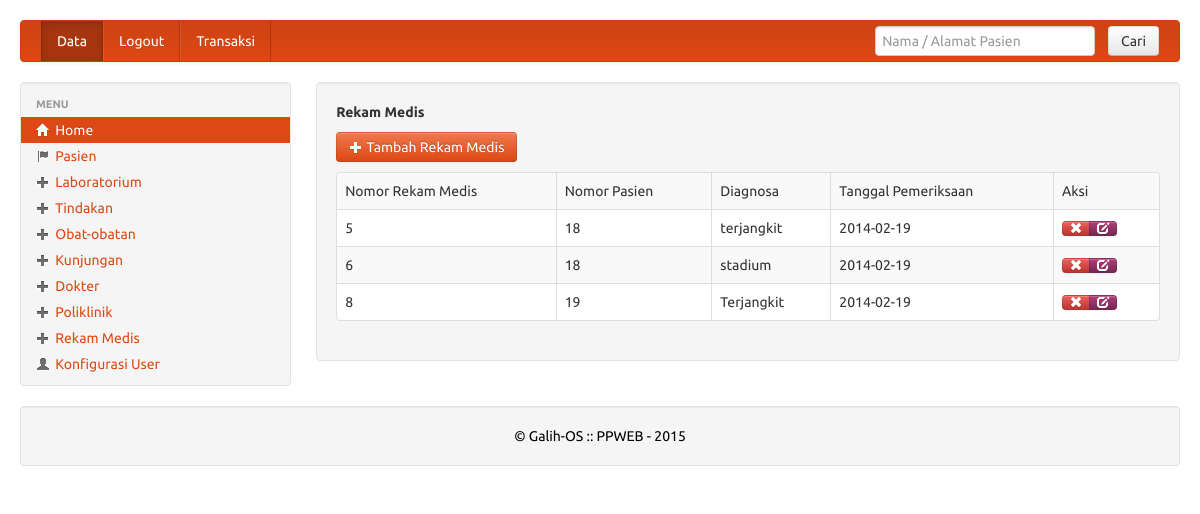
The app's page /pengurus/datarekammedis.php (signed in) with its own data.
### tables this page shows
CREATE TABLE IF NOT EXISTS `rekam_medis` (
  `no_rm` int(11) NOT NULL AUTO_INCREMENT,
  `kd_tindakan` int(11) NOT NULL,
  `kd_obat` int(11) NOT NULL,
  `kd_user` int(11) NOT NULL,
  `no_pasien` int(11) NOT NULL,
  `diagnosa` varchar(300) NOT NULL,
  `resep` varchar(300) NOT NULL,
  `keluhan` varchar(300) NOT NULL,
  `tgl_pemeriksaan` date NOT NULL,
  `ket` text NOT NULL,
  PRIMARY KEY (`no_rm`)
);

### pengurus/datarekammedis.php (the view, shortened to what this page needs)
<?php require_once('../Connections/koneksi.php'); ?>
<?php
$maxRows_datarekammedis = 10;
$pageNum_datarekammedis = 0;
$startRow_datarekammedis = $pageNum_datarekammedis * $maxRows_datarekammedis;
$query_datarekammedis = "SELECT no_rm, no_pasien, diagnosa, tgl_pemeriksaan FROM rekam_medis";
$query_limit_datarekammedis = sprintf("%s LIMIT %d, %d", $query_datarekammedis, $startRow_datarekammedis, $maxRows_datarekammedis);
$datarekammedis = mysql_query($query_limit_datarekammedis, $koneksi) or die(mysql_error());
$row_datarekammedis = mysql_fetch_assoc($datarekammedis);
?>
<!DOCTYPE html PUBLIC "-//W3C//DTD XHTML 1.0 Transitional//EN" "http://www.w3.org/TR/xhtml1/DTD/xhtml1-transitional.dtd">
<html xmlns="http://www.w3.org/1999/xhtml">
<head>
<link rel='stylesheet' type='text/css' href='../library/bootstrap/bootstrap.css'/>
<link rel='stylesheet' type='text/css' href='../library/bootstrap/style.css'/>
</head>
<body>
<div class='container-fluid' style='margin-top:20px;'>
<?php include("navbar.php"); ?>
	<div class='row-fluid'>
	<?php include("sidebar.php"); ?>
    <div class="span9">
    <div class='well' fixed center;'>
		<b>Rekam Medis</b>
		<p style='margin-top:10px'>
		<a href='rekammedisbaru.php' class='btn btn-primary'><i class='icon icon-white icon-plus'></i> Tambah Rekam Medis</a>
		<table style='margin-top:10px;background:white' class="table table-bordered table-striped table-hover">
		  <tr>
		    <td>Nomor Rekam Medis</td>
		    <td>Nomor Pasien</td>
		    <td>Diagnosa</td>
		    <td>Tanggal Pemeriksaan</td>
		    <td>Aksi</td>
	      </tr>
		  <?php do { ?>
		    <tr>
		      <td><?php echo $row_datarekammedis['no_rm']; ?></td>
		      <td><?php echo $row_datarekammedis['no_pasien']; ?></td>
		      <td><?php echo $row_datarekammedis['diagnosa']; ?></td>
		      <td><?php echo $row_datarekammedis['tgl_pemeriksaan']; ?></td>
		      <td>
              <div class='btn-group'>
              <a href="hapusrekammedis.php?no_rm=<?php echo $row_datarekammedis['no_rm']; ?>" class="btn btn-mini btn-danger tipsy-kiri-atas" title="Hapus Data Ini"><i class="icon-remove icon-white"></i></a>
              <a href="formeditrekammedis.php?no_rm=<?php echo $row_datarekammedis['no_rm']; ?>" class="btn btn-mini btn-info tipsy-kiri-atas" title='Edit Data ini'> <i class="icon-edit icon-white"></i> </a></div>
              </td>
	      </tr>
		    <?php } while ($row_datarekammedis = mysql_fetch_assoc($datarekammedis)); ?>
	  </table>
    </div>
    </div>
    <?php include("../library/inc/footer.php") ?>
</div>
</body>
</html>

### records on screen
rekam_medis: no_rm "5", no_pasien "18", diagnosa "terjangkit", tgl_pemeriksaan "2014-02-19"
rekam_medis: no_rm "6", no_pasien "18", diagnosa "stadium", tgl_pemeriksaan "2014-02-19"
rekam_medis: no_rm "8", no_pasien "19", diagnosa "Terjangkit", tgl_pemeriksaan "2014-02-19"
